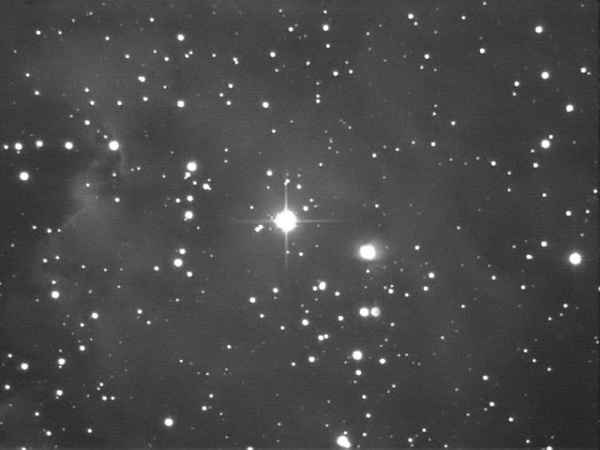
%> input picture TSI/TP3/img/ngc2175.jpg, 600 x 450 px
$ octave filtrePasseHaut.m   (GNU Octave 9; MATLAB toolbox functions it lacks are replaced by stand-ins)
%> lines starting %> are read from the running program, lines starting %| are printed output that depends on the picture
clear all; close all; clc;

figure(1);
i = imread('img/ngc2175.jpg');
%> i is the input picture: size 450x600 uint8; min 24, max 255, mean 72.1
imagesc(i);
title('Image originale');
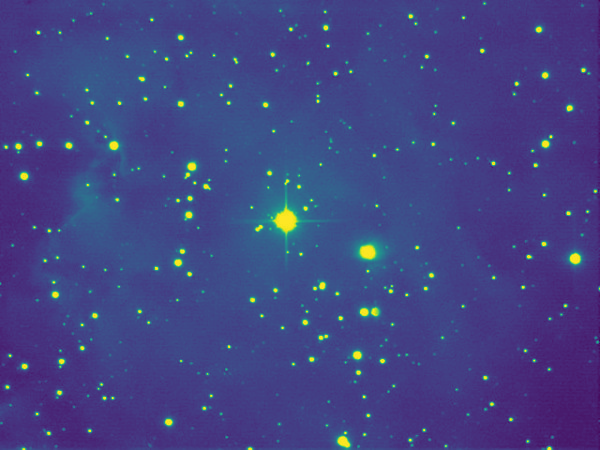
%> displayed picture: size 450x600x3, on the screen's scale of 0 to 255; mean R, G, B 66, 68.4, 132


[H, W] = size(i);
%> H = 450; W = 600
[U, V]=meshgrid(-W/2+1/2:W/2-1/2, -H/2+1/2:H/2-1/2);

D = sqrt( U.^2 + V.^2);

D0= 3;
n = 2;
HButter = 1./(1 + (D0./D).^2*n);

figure(2);
plot3(U,V,HButter);
title('La distance a (0,0)');
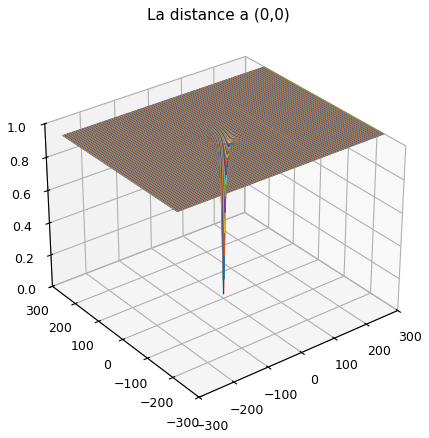
%> figure redrawn from the program's plot data

I= fftshift(fft2(i));

IF = HButter .* I;

iF = abs((ifft2(IF)));
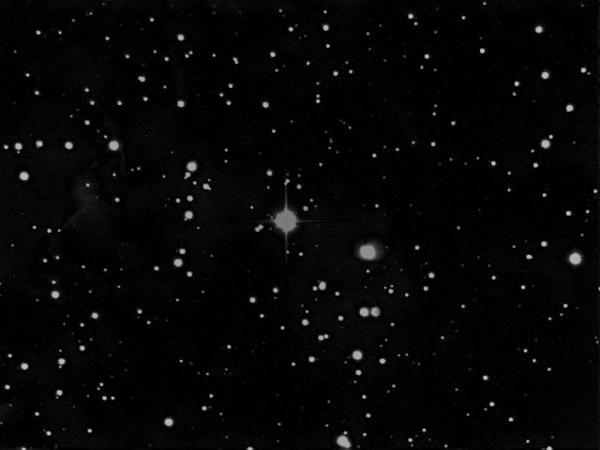
%> iF: size 450x600 double; min 0.00321, max 199.9, mean 6.5

figure(3);
imagesc(iF);
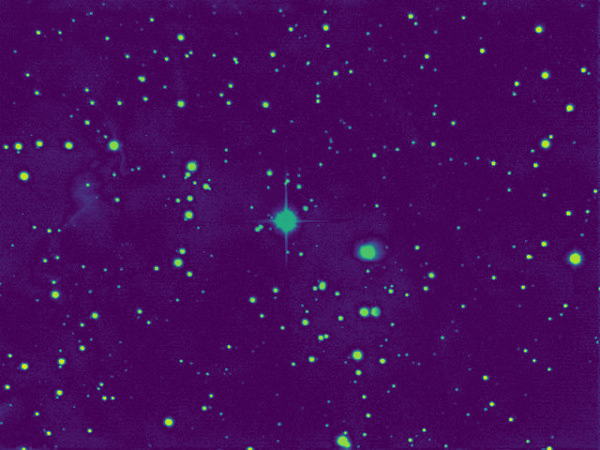
%> displayed picture: size 450x600x3, on the screen's scale of 0 to 255; mean R, G, B 69.6, 11, 91.4
